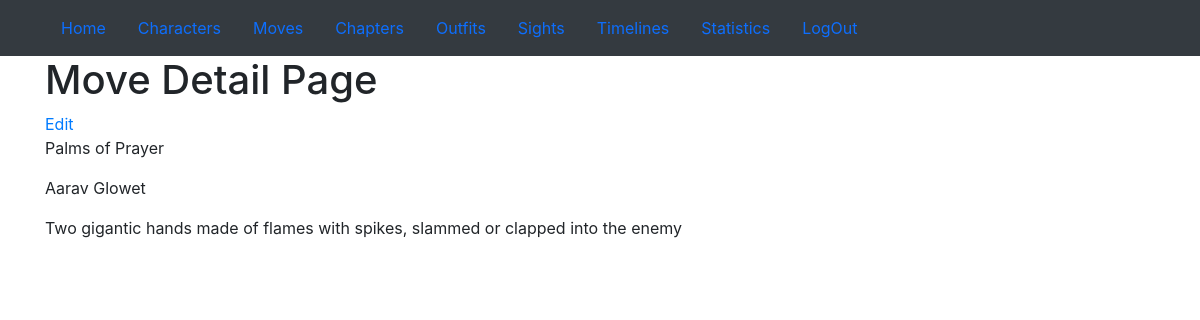
The app's page /light_novel/characters/move_detail/38/ (signed in) with its own data.
### light_novel/models.py (models this page shows, shortened)
class Move(models.Model):
    name = models.CharField(max_length=200, unique=True)
    description = models.TextField(unique=True)
    owner = models.ForeignKey(Character, null=True, related_name='character_name', on_delete=models.CASCADE)
    first_seen = models.CharField(max_length=100, null=True, blank=True)
    class Meta:
        ordering = ['owner', 'name']

class Character(models.Model):
    gender_choices = (("M", "M"), ("F", "F"))
    element_choices = (("Fire", "Fire"), ('Wind','Wind'), ('Water','Water'), ('Earth','Earth'), ('Lightning', 'Lightning'), ('Random', 'Random'), ('None', 'None'))
    hair_choices = (('black', 'black'), ('brown', 'brown'), ('blond', 'blond'), ('red', 'red'), ('grey', 'grey'))
    hair_length_choices = (('Short', 'Short'),('Medium', 'Medium'),('Long', 'Long'))
    eye_colour_choices = (('black', 'black'), ('brown', 'brown'), ('blue', 'blue'), ('grey', 'grey'), ('green', 'green'))
    main_side_choices = (('main', 'main'), ('side', 'side'))
    height_choices = (('short', 'short'), ('medium', 'medium'), ('tall', 'tall'))
    skin_choices = (('Fair', 'Fair'), ('Brown', 'Brown'), ('Black', 'Black'), ('Light', 'Light'))
    opti_pesi_choices = (('Optimistic', 'Optimistic'), ('Pessimistic', 'Pessimistic'))
    intro_extro_choices = (('Introvert', 'Introvert'), ('Extrovert', 'Extrovert'))
    bool_choices = ((True, 'Yes'), (False, 'No'))
    finance_choices = (('Rich', 'Rich'), ('Middle', 'Middle'), ('Poor', 'Poor'))
    raised_choices = (('Nurtured', 'Nurtured'), ('Neglected', 'Neglected'))
    relationship_choices = (('Single', 'Single'), ('With Someone', 'With Someone'))
    name = models.CharField(max_length=200, unique=True)
    gender = models.CharField(max_length=10, choices=gender_choices, blank=True, null=True)
    element = models.CharField(max_length=20, choices=element_choices, blank=True, null=True)
    element_description = models.TextField(null=True, blank=True)
    height = models.CharField(max_length=20, choices=height_choices, blank=True, null=True)
    hair = models.CharField(max_length=20, choices=hair_choices, blank=True, null=True)
    hair_length = models.CharField(max_length=20, choices=hair_length_choices, blank=True, null=True)
    eye_colour = models.CharField(max_length=20, choices=eye_colour_choices, blank=True, null=True)
    date_of_birth = models.DateField(max_length=100, null=True, blank=True)
    place_of_birth = models.CharField(max_length=200, null=True, blank=True)
    main_side = models.CharField(max_length=20, choices=main_side_choices, blank=True, null=True)
    current_post = models.CharField(max_length=100, null=True, blank=True)
    appearance = models.TextField(null=True, blank=True)
    outfit = models.ForeignKey(Outfit, null=True, blank=True, related_name='character_outfit', on_delete=models.CASCADE)
    skin = models.CharField(max_length=20, choices=skin_choices, blank=True, null=True)
    opti_pesi = models.CharField(max_length=20, choices=opti_pesi_choices, blank=True, null=True)
    intro_extro = models.CharField(max_length=20, choices=intro_extro_choices, blank=True, null=True)
    superiority_complex = models.BooleanField(null=True, blank=True, choices=bool_choices)
    strongest_trait = models.CharField(max_length=100, null=True, blank=True)
    weakest_trait = models.CharField(max_length=100, null=True, blank=True)
    way_to_display_affection = models.CharField(max_length=100, null=True, blank=True)
    greatest_fear = models.CharField(max_length=100, null=True, blank=True)
    philosophy_of_life = models.CharField(max_length=200, null=True, blank=True)
    goal = models.CharField(max_length=100, null=True, blank=True)
    kids = models.ForeignKey('self', null=True, blank=True, related_name="characters_kids", on_delete=models.CASCADE)
    siblings = models.ForeignKey('self', null=True, blank=True, related_name="characters_siblings", on_delete=models.CASCADE)
    best_friend = models.ForeignKey('self', null=True, blank=True, related_name="characters_best_friend", on_delete=models.CASCADE)
    likes = models.ForeignKey('self', null=True, blank=True, related_name="characters_likes", on_delete=models.CASCADE)
    best_childhood_memory = models.CharField(max_length=200, null=True, blank=True)
    worst_childhood_memory = models.CharField(max_length=200, null=True, blank=True)
    past_action_proud_of = models.CharField(max_length=200, null=True, blank=True)
    past_action_ashamed_of = models.CharField(max_length=200, null=True, blank=True)
    saved_by = models.ForeignKey('self', null=True, blank=True, related_name="characters_saved_by", on_delete=models.CASCADE)
    finance_as_child = models.CharField(max_length=20, choices=finance_choices, blank=True, null=True)
    raised = models.CharField(max_length=20, choices=raised_choices, blank=True, null=True)
    crushed_with_disappointment = models.CharField(max_length=300, null=True, blank=True)
    relationship_status = models.CharField(max_length=20, choices=relationship_choices, blank=True, null=True)
    comedy_trait = models.CharField(max_length=200, null=True, blank=True)
    weapon_or_choice = models.CharField(max_length=100, null=True, blank=True)
    despised_one = models.CharField(max_length=100, null=True, blank=True)
    peaceful_place = models.CharField(max_length=100, null=True, blank=True)
    def __str__(self):
        return self.name
    class Meta:
        ordering = ['name']

### light_novel/views.py (the view)
# urls.py: path('characters/move_detail/<int:pk>/', views.move_detail, name='move_detail'),
@login_required
def move_detail(request, pk):
    try:
        move = Move.objects.get(pk=pk)
        return render(request, 'move_detail.html', {'move': move,})
    except Move.DoesNotExist:
        raise Http404('Move not found')

### light_novel/templates/move_detail.html
{% extends "light_novel/templates/base.html" %}
{% block content %}
  <h1>Move Detail Page</h1>
    <a href="{% url 'light_novel:edit_all' item='move' pk=move.pk %}">Edit</a>
    <p>{{ move.name }}</p>
    <p>{{ move.owner }}</p>
    <p>{{ move.description }}</p>
{% endblock %}

### records on screen
Move: name "Palms of Prayer", owner "Aarav Glowet", description "Two gigantic hands made of flames with spikes, slammed or clapped into the enemy"
